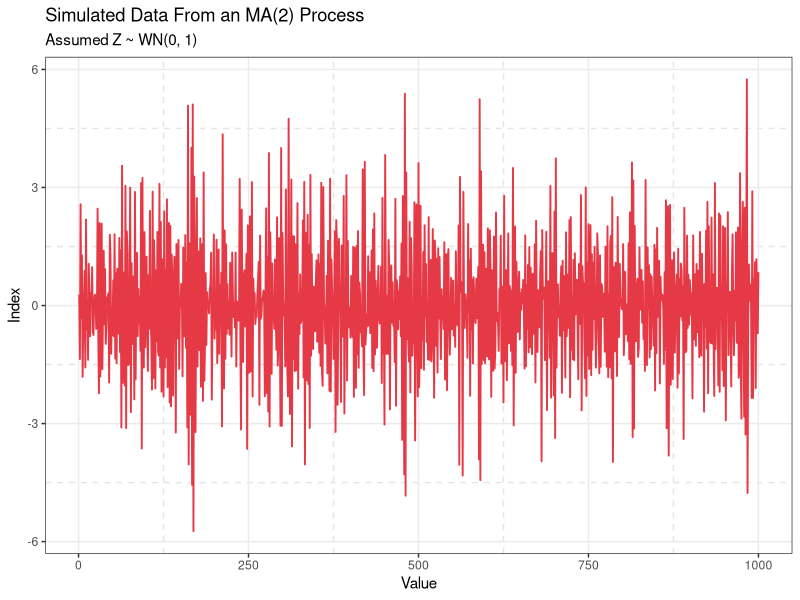
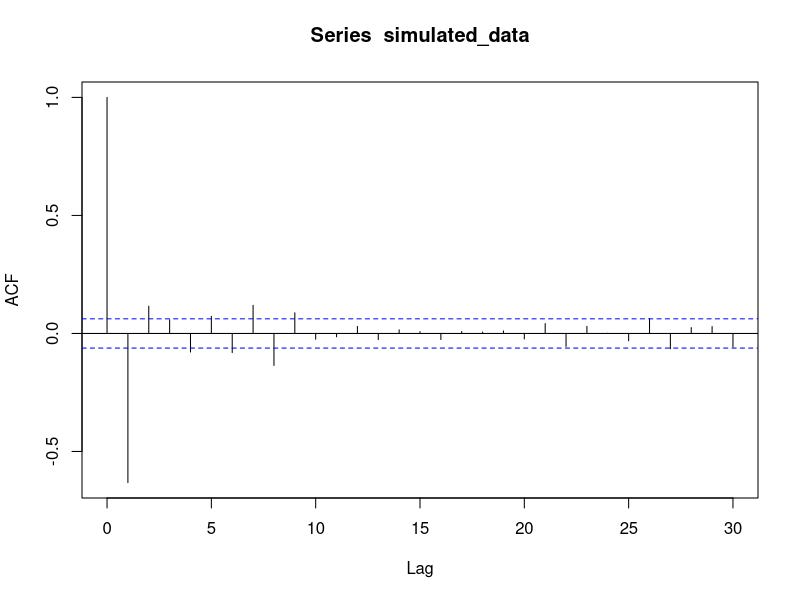
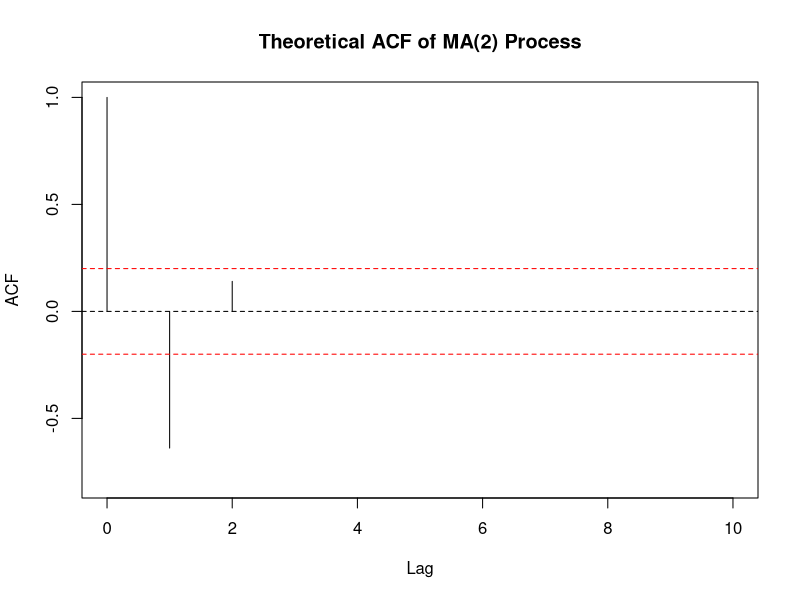

Write R code to recreate these figures, in order.
## ---- chunk 1
knitr::opts_chunk$set(echo = TRUE)
library(zoo)
library(tseries)
library(ggplot2)
## ---- chunk 2
coefs = c(-1.3, 0.4)

# simulate the MA(2) process
simulated_data <- arima.sim(n = 1000, 
                            model = list(ma = coefs))
## ---- chunk 3
p1data = fortify.zoo(simulated_data)
p1 <- ggplot(p1data, aes(x = Index, y = simulated_data)) +
  geom_line(color = "#E63946", linewidth = 0.65) +
  labs(
    title = "Simulated Data From an MA(2) Process",
    subtitle = "Assumed Z ~ WN(0, 1)",
    x = "Value",
    y = "Index"
  ) + theme_bw() +
  theme(panel.grid.minor = element_line(
    color = "grey90",
    linetype = "dashed",
    linewidth = 0.5
  ))
print(p1)
## ---- chunk 4
acf(simulated_data)
## ---- chunk 5
#  theoretical ACF for an MA(2) process
acf_values <- ARMAacf(ma = c(-1.3, 0.4), lag.max = 10)

# plotted theoretical ACF
plot(acf_values, x = 0:(length(acf_values)-1), type = "h", 
     main = "Theoretical ACF of MA(2) Process", 
     xlab = "Lag", ylab = "ACF", ylim = c(-0.8, 1))
abline(h = 0, lty = 'dashed')
abline(h = -0.2, lty = 'dashed', col = 'red')
abline(h = 0.2, lty = 'dashed', col = 'red')
